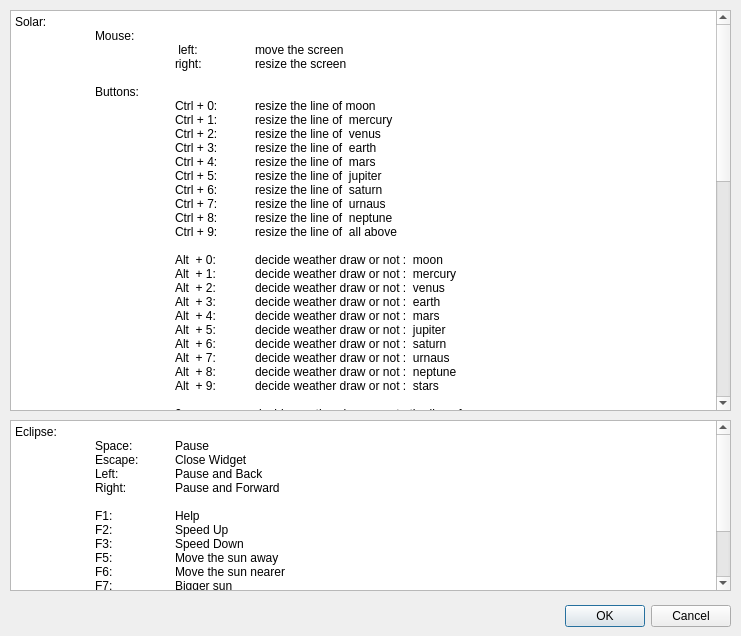
<?xml version="1.0" encoding="UTF-8"?>
<ui version="4.0">
 <class>Hotkey</class>
 <widget class="QDialog" name="Hotkey">
  <property name="geometry">
   <rect>
    <x>0</x>
    <y>0</y>
    <width>741</width>
    <height>636</height>
   </rect>
  </property>
  <property name="windowTitle">
   <string>Dialog</string>
  </property>
  <widget class="QDialogButtonBox" name="buttonBox">
   <property name="geometry">
    <rect>
     <x>390</x>
     <y>600</y>
     <width>341</width>
     <height>32</height>
    </rect>
   </property>
   <property name="orientation">
    <enum>Qt::Horizontal</enum>
   </property>
   <property name="standardButtons">
    <set>QDialogButtonBox::Cancel|QDialogButtonBox::Ok</set>
   </property>
  </widget>
  <widget class="QTextBrowser" name="textBrowser">
   <property name="geometry">
    <rect>
     <x>10</x>
     <y>10</y>
     <width>721</width>
     <height>401</height>
    </rect>
   </property>
   <property name="html">
    <string>&lt;!DOCTYPE HTML PUBLIC &quot;-//W3C//DTD HTML 4.0//EN&quot; &quot;http://www.w3.org/TR/REC-html40/strict.dtd&quot;&gt;
&lt;html&gt;&lt;head&gt;&lt;meta name=&quot;qrichtext&quot; content=&quot;1&quot; /&gt;&lt;style type=&quot;text/css&quot;&gt;
p, li { white-space: pre-wrap; }
&lt;/style&gt;&lt;/head&gt;&lt;body style=&quot; font-family:'SimSun'; font-size:9pt; font-weight:400; font-style:normal;&quot;&gt;
&lt;p style=&quot; margin-top:0px; margin-bottom:0px; margin-left:0px; margin-right:0px; -qt-block-indent:0; text-indent:0px;&quot;&gt;Solar:&lt;/p&gt;
&lt;p style=&quot; margin-top:0px; margin-bottom:0px; margin-left:0px; margin-right:0px; -qt-block-indent:0; text-indent:0px;&quot;&gt;	Mouse:&lt;/p&gt;
&lt;p style=&quot; margin-top:0px; margin-bottom:0px; margin-left:0px; margin-right:0px; -qt-block-indent:0; text-indent:0px;&quot;&gt;		 left:	move the screen&lt;/p&gt;
&lt;p style=&quot; margin-top:0px; margin-bottom:0px; margin-left:0px; margin-right:0px; -qt-block-indent:0; text-indent:0px;&quot;&gt;		right:	resize the screen&lt;/p&gt;
&lt;p style=&quot; margin-top:0px; margin-bottom:0px; margin-left:0px; margin-right:0px; -qt-block-indent:0; text-indent:0px;&quot;&gt;		&lt;/p&gt;
&lt;p style=&quot; margin-top:0px; margin-bottom:0px; margin-left:0px; margin-right:0px; -qt-block-indent:0; text-indent:0px;&quot;&gt;	Buttons:&lt;/p&gt;
&lt;p style=&quot; margin-top:0px; margin-bottom:0px; margin-left:0px; margin-right:0px; -qt-block-indent:0; text-indent:0px;&quot;&gt;		Ctrl + 0:	resize the line of moon&lt;/p&gt;
&lt;p style=&quot; margin-top:0px; margin-bottom:0px; margin-left:0px; margin-right:0px; -qt-block-indent:0; text-indent:0px;&quot;&gt;		Ctrl + 1:	resize the line of  mercury&lt;/p&gt;
&lt;p style=&quot; margin-top:0px; margin-bottom:0px; margin-left:0px; margin-right:0px; -qt-block-indent:0; text-indent:0px;&quot;&gt;		Ctrl + 2:	resize the line of  venus&lt;/p&gt;
&lt;p style=&quot; margin-top:0px; margin-bottom:0px; margin-left:0px; margin-right:0px; -qt-block-indent:0; text-indent:0px;&quot;&gt;		Ctrl + 3:	resize the line of  earth&lt;/p&gt;
&lt;p style=&quot; margin-top:0px; margin-bottom:0px; margin-left:0px; margin-right:0px; -qt-block-indent:0; text-indent:0px;&quot;&gt;		Ctrl + 4:	resize the line of  mars&lt;/p&gt;
&lt;p style=&quot; margin-top:0px; margin-bottom:0px; margin-left:0px; margin-right:0px; -qt-block-indent:0; text-indent:0px;&quot;&gt;		Ctrl + 5:	resize the line of  jupiter&lt;/p&gt;
&lt;p style=&quot; margin-top:0px; margin-bottom:0px; margin-left:0px; margin-right:0px; -qt-block-indent:0; text-indent:0px;&quot;&gt;		Ctrl + 6:	resize the line of  saturn&lt;/p&gt;
&lt;p style=&quot; margin-top:0px; margin-bottom:0px; margin-left:0px; margin-right:0px; -qt-block-indent:0; text-indent:0px;&quot;&gt;		Ctrl + 7:	resize the line of  urnaus&lt;/p&gt;
&lt;p style=&quot; margin-top:0px; margin-bottom:0px; margin-left:0px; margin-right:0px; -qt-block-indent:0; text-indent:0px;&quot;&gt;		Ctrl + 8:	resize the line of  neptune&lt;/p&gt;
&lt;p style=&quot; margin-top:0px; margin-bottom:0px; margin-left:0px; margin-right:0px; -qt-block-indent:0; text-indent:0px;&quot;&gt;		Ctrl + 9:	resize the line of  all above&lt;/p&gt;
&lt;p style=&quot; margin-top:0px; margin-bottom:0px; margin-left:0px; margin-right:0px; -qt-block-indent:0; text-indent:0px;&quot;&gt;		&lt;/p&gt;
&lt;p style=&quot; margin-top:0px; margin-bottom:0px; margin-left:0px; margin-right:0px; -qt-block-indent:0; text-indent:0px;&quot;&gt;		Alt  + 0:	decide weather draw or not :  moon&lt;/p&gt;
&lt;p style=&quot; margin-top:0px; margin-bottom:0px; margin-left:0px; margin-right:0px; -qt-block-indent:0; text-indent:0px;&quot;&gt;		Alt  + 1:	decide weather draw or not :  mercury&lt;/p&gt;
&lt;p style=&quot; margin-top:0px; margin-bottom:0px; margin-left:0px; margin-right:0px; -qt-block-indent:0; text-indent:0px;&quot;&gt;		Alt  + 2:	decide weather draw or not :  venus&lt;/p&gt;
&lt;p style=&quot; margin-top:0px; margin-bottom:0px; margin-left:0px; margin-right:0px; -qt-block-indent:0; text-indent:0px;&quot;&gt;		Alt  + 3:	decide weather draw or not :  earth&lt;/p&gt;
&lt;p style=&quot; margin-top:0px; margin-bottom:0px; margin-left:0px; margin-right:0px; -qt-block-indent:0; text-indent:0px;&quot;&gt;		Alt  + 4:	decide weather draw or not :  mars&lt;/p&gt;
&lt;p style=&quot; margin-top:0px; margin-bottom:0px; margin-left:0px; margin-right:0px; -qt-block-indent:0; text-indent:0px;&quot;&gt;		Alt  + 5:	decide weather draw or not :  jupiter&lt;/p&gt;
&lt;p style=&quot; margin-top:0px; margin-bottom:0px; margin-left:0px; margin-right:0px; -qt-block-indent:0; text-indent:0px;&quot;&gt;		Alt  + 6:	decide weather draw or not :  saturn&lt;/p&gt;
&lt;p style=&quot; margin-top:0px; margin-bottom:0px; margin-left:0px; margin-right:0px; -qt-block-indent:0; text-indent:0px;&quot;&gt;		Alt  + 7:	decide weather draw or not :  urnaus&lt;/p&gt;
&lt;p style=&quot; margin-top:0px; margin-bottom:0px; margin-left:0px; margin-right:0px; -qt-block-indent:0; text-indent:0px;&quot;&gt;		Alt  + 8:	decide weather draw or not :  neptune&lt;/p&gt;
&lt;p style=&quot; margin-top:0px; margin-bottom:0px; margin-left:0px; margin-right:0px; -qt-block-indent:0; text-indent:0px;&quot;&gt;		Alt  + 9:	decide weather draw or not :  stars&lt;/p&gt;
&lt;p style=&quot; margin-top:0px; margin-bottom:0px; margin-left:0px; margin-right:0px; -qt-block-indent:0; text-indent:0px;&quot;&gt;						&lt;/p&gt;
&lt;p style=&quot; margin-top:0px; margin-bottom:0px; margin-left:0px; margin-right:0px; -qt-block-indent:0; text-indent:0px;&quot;&gt;		0:	decide weather draw or not : the line of moon&lt;/p&gt;
&lt;p style=&quot; margin-top:0px; margin-bottom:0px; margin-left:0px; margin-right:0px; -qt-block-indent:0; text-indent:0px;&quot;&gt;		1:	decide weather draw or not : the line of mercury&lt;/p&gt;
&lt;p style=&quot; margin-top:0px; margin-bottom:0px; margin-left:0px; margin-right:0px; -qt-block-indent:0; text-indent:0px;&quot;&gt;		2:	decide weather draw or not : the line of venus&lt;/p&gt;
&lt;p style=&quot; margin-top:0px; margin-bottom:0px; margin-left:0px; margin-right:0px; -qt-block-indent:0; text-indent:0px;&quot;&gt;		3:	decide weather draw or not : the line of earth&lt;/p&gt;
&lt;p style=&quot; margin-top:0px; margin-bottom:0px; margin-left:0px; margin-right:0px; -qt-block-indent:0; text-indent:0px;&quot;&gt;		4:	decide weather draw or not : the line of mars&lt;/p&gt;
&lt;p style=&quot; margin-top:0px; margin-bottom:0px; margin-left:0px; margin-right:0px; -qt-block-indent:0; text-indent:0px;&quot;&gt;		5:   	decide weather draw or not : the line of jupiter&lt;/p&gt;
&lt;p style=&quot; margin-top:0px; margin-bottom:0px; margin-left:0px; margin-right:0px; -qt-block-indent:0; text-indent:0px;&quot;&gt;		6:  	decide weather draw or not : the line of saturn&lt;/p&gt;
&lt;p style=&quot; margin-top:0px; margin-bottom:0px; margin-left:0px; margin-right:0px; -qt-block-indent:0; text-indent:0px;&quot;&gt;		7:   	decide weather draw or not : the line of urnaus&lt;/p&gt;
&lt;p style=&quot; margin-top:0px; margin-bottom:0px; margin-left:0px; margin-right:0px; -qt-block-indent:0; text-indent:0px;&quot;&gt;		8:    	decide weather draw or not : the line of neptun&lt;/p&gt;
&lt;p style=&quot; margin-top:0px; margin-bottom:0px; margin-left:0px; margin-right:0px; -qt-block-indent:0; text-indent:0px;&quot;&gt;		9:   	draw the opposite thins in the screen&lt;/p&gt;
&lt;p style=&quot; margin-top:0px; margin-bottom:0px; margin-left:0px; margin-right:0px; -qt-block-indent:0; text-indent:0px;&quot;&gt;					&lt;/p&gt;
&lt;p style=&quot; margin-top:0px; margin-bottom:0px; margin-left:0px; margin-right:0px; -qt-block-indent:0; text-indent:0px;&quot;&gt;		F 1:	Help&lt;/p&gt;
&lt;p style=&quot; margin-top:0px; margin-bottom:0px; margin-left:0px; margin-right:0px; -qt-block-indent:0; text-indent:0px;&quot;&gt;		F 2: 	Speed Up&lt;/p&gt;
&lt;p style=&quot; margin-top:0px; margin-bottom:0px; margin-left:0px; margin-right:0px; -qt-block-indent:0; text-indent:0px;&quot;&gt;		F 3:  	Speed Down&lt;/p&gt;
&lt;p style=&quot; margin-top:0px; margin-bottom:0px; margin-left:0px; margin-right:0px; -qt-block-indent:0; text-indent:0px;&quot;&gt;		F 4: 	Change Model&lt;/p&gt;
&lt;p style=&quot; margin-top:0px; margin-bottom:0px; margin-left:0px; margin-right:0px; -qt-block-indent:0; text-indent:0px;&quot;&gt;		F 5: 	Reset speed and directions&lt;/p&gt;
&lt;p style=&quot; margin-top:0px; margin-bottom:0px; margin-left:0px; margin-right:0px; -qt-block-indent:0; text-indent:0px;&quot;&gt;		F 6: 	Eclipse&lt;/p&gt;
&lt;p style=&quot; margin-top:0px; margin-bottom:0px; margin-left:0px; margin-right:0px; -qt-block-indent:0; text-indent:0px;&quot;&gt;		F 7: 	Planetary Alignments&lt;/p&gt;
&lt;p style=&quot; margin-top:0px; margin-bottom:0px; margin-left:0px; margin-right:0px; -qt-block-indent:0; text-indent:0px;&quot;&gt;		F 8: 	Reset speed&lt;/p&gt;
&lt;p style=&quot; margin-top:0px; margin-bottom:0px; margin-left:0px; margin-right:0px; -qt-block-indent:0; text-indent:0px;&quot;&gt;		F 9:  	Enable the next time Eclipse and Planetary Alignmnets&lt;/p&gt;
&lt;p style=&quot; margin-top:0px; margin-bottom:0px; margin-left:0px; margin-right:0px; -qt-block-indent:0; text-indent:0px;&quot;&gt;		F10:	The next day&lt;/p&gt;
&lt;p style=&quot; margin-top:0px; margin-bottom:0px; margin-left:0px; margin-right:0px; -qt-block-indent:0; text-indent:0px;&quot;&gt;		F11:	The day before&lt;/p&gt;
&lt;p style=&quot; margin-top:0px; margin-bottom:0px; margin-left:0px; margin-right:0px; -qt-block-indent:0; text-indent:0px;&quot;&gt;					&lt;/p&gt;
&lt;p style=&quot; margin-top:0px; margin-bottom:0px; margin-left:0px; margin-right:0px; -qt-block-indent:0; text-indent:0px;&quot;&gt;		d:  	See  objects along  x  &lt;/p&gt;
&lt;p style=&quot; margin-top:0px; margin-bottom:0px; margin-left:0px; margin-right:0px; -qt-block-indent:0; text-indent:0px;&quot;&gt;		e:  	See  obects along y   &lt;/p&gt;
&lt;p style=&quot; margin-top:0px; margin-bottom:0px; margin-left:0px; margin-right:0px; -qt-block-indent:0; text-indent:0px;&quot;&gt;		w:  	See obects along  z&lt;/p&gt;
&lt;p style=&quot; margin-top:0px; margin-bottom:0px; margin-left:0px; margin-right:0px; -qt-block-indent:0; text-indent:0px;&quot;&gt;		a:  	See  obects along the oppsite of x&lt;/p&gt;
&lt;p style=&quot; margin-top:0px; margin-bottom:0px; margin-left:0px; margin-right:0px; -qt-block-indent:0; text-indent:0px;&quot;&gt;		q:  	See  objects along   the oppsite of y&lt;/p&gt;
&lt;p style=&quot; margin-top:0px; margin-bottom:0px; margin-left:0px; margin-right:0px; -qt-block-indent:0; text-indent:0px;&quot;&gt;		s:  	See  obects along the oppsite of z&lt;/p&gt;
&lt;p style=&quot; margin-top:0px; margin-bottom:0px; margin-left:0px; margin-right:0px; -qt-block-indent:0; text-indent:0px;&quot;&gt;					&lt;/p&gt;
&lt;p style=&quot; margin-top:0px; margin-bottom:0px; margin-left:0px; margin-right:0px; -qt-block-indent:0; text-indent:0px;&quot;&gt;		up:  	Move up&lt;/p&gt;
&lt;p style=&quot; margin-top:0px; margin-bottom:0px; margin-left:0px; margin-right:0px; -qt-block-indent:0; text-indent:0px;&quot;&gt;		down: 	Move down&lt;/p&gt;
&lt;p style=&quot; margin-top:0px; margin-bottom:0px; margin-left:0px; margin-right:0px; -qt-block-indent:0; text-indent:0px;&quot;&gt;		left: 	Move left&lt;/p&gt;
&lt;p style=&quot; margin-top:0px; margin-bottom:0px; margin-left:0px; margin-right:0px; -qt-block-indent:0; text-indent:0px;&quot;&gt;		right: 	Move right&lt;/p&gt;
&lt;p style=&quot; margin-top:0px; margin-bottom:0px; margin-left:0px; margin-right:0px; -qt-block-indent:0; text-indent:0px;&quot;&gt;			&lt;/p&gt;
&lt;p style=&quot; margin-top:0px; margin-bottom:0px; margin-left:0px; margin-right:0px; -qt-block-indent:0; text-indent:0px;&quot;&gt;		Enter: 	Stop&lt;/p&gt;
&lt;p style=&quot; margin-top:0px; margin-bottom:0px; margin-left:0px; margin-right:0px; -qt-block-indent:0; text-indent:0px;&quot;&gt;		Space: 	Pause&lt;/p&gt;
&lt;p style=&quot; margin-top:0px; margin-bottom:0px; margin-left:0px; margin-right:0px; -qt-block-indent:0; text-indent:0px;&quot;&gt;		Escape: 	Close Widget&lt;/p&gt;
&lt;p style=&quot;-qt-paragraph-type:empty; margin-top:0px; margin-bottom:0px; margin-left:0px; margin-right:0px; -qt-block-indent:0; text-indent:0px;&quot;&gt;&lt;/p&gt;&lt;/body&gt;&lt;/html&gt;</string>
   </property>
  </widget>
  <widget class="QTextBrowser" name="textBrowser_2">
   <property name="geometry">
    <rect>
     <x>10</x>
     <y>420</y>
     <width>721</width>
     <height>171</height>
    </rect>
   </property>
   <property name="html">
    <string>&lt;!DOCTYPE HTML PUBLIC &quot;-//W3C//DTD HTML 4.0//EN&quot; &quot;http://www.w3.org/TR/REC-html40/strict.dtd&quot;&gt;
&lt;html&gt;&lt;head&gt;&lt;meta name=&quot;qrichtext&quot; content=&quot;1&quot; /&gt;&lt;style type=&quot;text/css&quot;&gt;
p, li { white-space: pre-wrap; }
&lt;/style&gt;&lt;/head&gt;&lt;body style=&quot; font-family:'SimSun'; font-size:9pt; font-weight:400; font-style:normal;&quot;&gt;
&lt;p style=&quot; margin-top:0px; margin-bottom:0px; margin-left:0px; margin-right:0px; -qt-block-indent:0; text-indent:0px;&quot;&gt;Eclipse:&lt;/p&gt;
&lt;p style=&quot; margin-top:0px; margin-bottom:0px; margin-left:0px; margin-right:0px; -qt-block-indent:0; text-indent:0px;&quot;&gt;	Space: 	Pause&lt;/p&gt;
&lt;p style=&quot; margin-top:0px; margin-bottom:0px; margin-left:0px; margin-right:0px; -qt-block-indent:0; text-indent:0px;&quot;&gt;	Escape: 	Close Widget&lt;/p&gt;
&lt;p style=&quot; margin-top:0px; margin-bottom:0px; margin-left:0px; margin-right:0px; -qt-block-indent:0; text-indent:0px;&quot;&gt;	Left:	Pause and Back&lt;/p&gt;
&lt;p style=&quot; margin-top:0px; margin-bottom:0px; margin-left:0px; margin-right:0px; -qt-block-indent:0; text-indent:0px;&quot;&gt;	Right: 	Pause and Forward&lt;/p&gt;
&lt;p style=&quot; margin-top:0px; margin-bottom:0px; margin-left:0px; margin-right:0px; -qt-block-indent:0; text-indent:0px;&quot;&gt;			&lt;/p&gt;
&lt;p style=&quot; margin-top:0px; margin-bottom:0px; margin-left:0px; margin-right:0px; -qt-block-indent:0; text-indent:0px;&quot;&gt;	F1: 	Help&lt;/p&gt;
&lt;p style=&quot; margin-top:0px; margin-bottom:0px; margin-left:0px; margin-right:0px; -qt-block-indent:0; text-indent:0px;&quot;&gt;	F2: 	Speed Up&lt;/p&gt;
&lt;p style=&quot; margin-top:0px; margin-bottom:0px; margin-left:0px; margin-right:0px; -qt-block-indent:0; text-indent:0px;&quot;&gt;	F3: 	Speed Down&lt;/p&gt;
&lt;p style=&quot; margin-top:0px; margin-bottom:0px; margin-left:0px; margin-right:0px; -qt-block-indent:0; text-indent:0px;&quot;&gt;	F5: 	Move the sun away&lt;/p&gt;
&lt;p style=&quot; margin-top:0px; margin-bottom:0px; margin-left:0px; margin-right:0px; -qt-block-indent:0; text-indent:0px;&quot;&gt;	F6: 	Move the sun nearer&lt;/p&gt;
&lt;p style=&quot; margin-top:0px; margin-bottom:0px; margin-left:0px; margin-right:0px; -qt-block-indent:0; text-indent:0px;&quot;&gt;	F7: 	Bigger sun&lt;/p&gt;
&lt;p style=&quot; margin-top:0px; margin-bottom:0px; margin-left:0px; margin-right:0px; -qt-block-indent:0; text-indent:0px;&quot;&gt;	F8: 	Smaller sun&lt;/p&gt;
&lt;p style=&quot; margin-top:0px; margin-bottom:0px; margin-left:0px; margin-right:0px; -qt-block-indent:0; text-indent:0px;&quot;&gt;	F9: 	Move the moon away&lt;/p&gt;
&lt;p style=&quot; margin-top:0px; margin-bottom:0px; margin-left:0px; margin-right:0px; -qt-block-indent:0; text-indent:0px;&quot;&gt;	F10: 	Move the moon nearer&lt;/p&gt;
&lt;p style=&quot; margin-top:0px; margin-bottom:0px; margin-left:0px; margin-right:0px; -qt-block-indent:0; text-indent:0px;&quot;&gt;	F11: 	Bigger Moon&lt;/p&gt;
&lt;p style=&quot; margin-top:0px; margin-bottom:0px; margin-left:0px; margin-right:0px; -qt-block-indent:0; text-indent:0px;&quot;&gt;	F12: 	Smaller Moon&lt;/p&gt;&lt;/body&gt;&lt;/html&gt;</string>
   </property>
  </widget>
 </widget>
 <resources/>
 <connections>
  <connection>
   <sender>buttonBox</sender>
   <signal>accepted()</signal>
   <receiver>Hotkey</receiver>
   <slot>accept()</slot>
   <hints>
    <hint type="sourcelabel">
     <x>248</x>
     <y>254</y>
    </hint>
    <hint type="destinationlabel">
     <x>157</x>
     <y>274</y>
    </hint>
   </hints>
  </connection>
  <connection>
   <sender>buttonBox</sender>
   <signal>rejected()</signal>
   <receiver>Hotkey</receiver>
   <slot>reject()</slot>
   <hints>
    <hint type="sourcelabel">
     <x>316</x>
     <y>260</y>
    </hint>
    <hint type="destinationlabel">
     <x>286</x>
     <y>274</y>
    </hint>
   </hints>
  </connection>
 </connections>
</ui>
